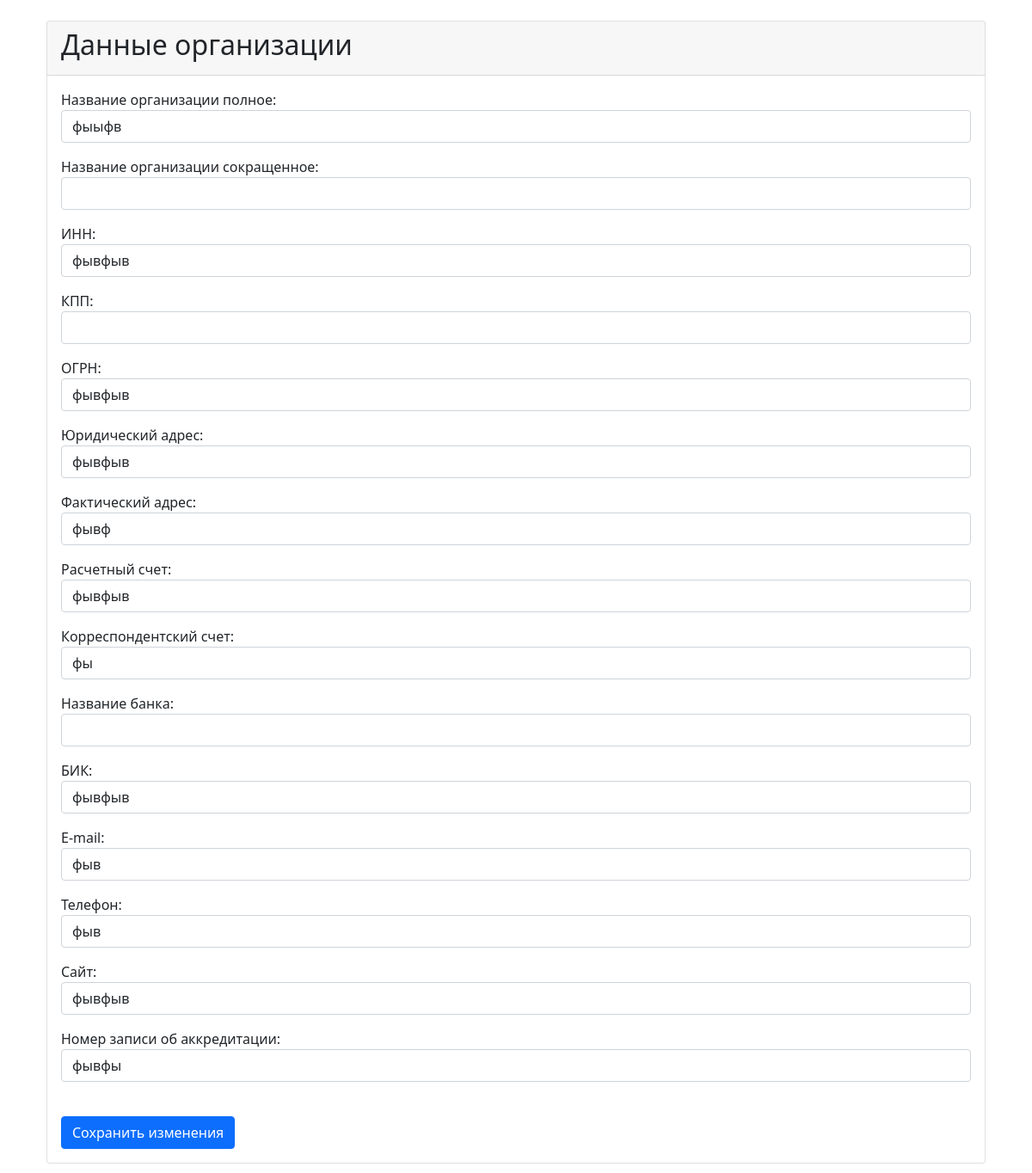
The app's page /organization/ with its own data.
### core/models/organization.py (models this page shows)
class Organization(models.Model):
    name = models.CharField("Название организации полное", max_length=255, blank=True, null=True)
    shortname = models.CharField("Название организации сокращенное", max_length=255, blank=True, null=True)
    inn = models.CharField("ИНН", max_length=12, blank=True, null=True)
    kpp = models.CharField("КПП", max_length=12, blank=True, null=True)
    ogrn = models.CharField("ОГРН", max_length=15, blank=True, null=True)
    legal_address = models.TextField("Юридический адрес", blank=True, null=True)
    actual_address = models.TextField("Фактический адрес", blank=True, null=True)
    checking_account = models.CharField("Расчетный счет", max_length=20, blank=True, null=True)
    correspondent_account = models.CharField("Корреспондентский счет", max_length=20, blank=True, null=True)
    namebank = models.TextField("Название банка", blank=True, null=True)
    bik = models.CharField("БИК", max_length=9, blank=True, null=True)
    email = models.CharField("E-mail", max_length=20, blank=True, null=True)
    phone = models.CharField("Телефон", max_length=20, blank=True, null=True)
    website = models.CharField("Сайт", max_length=20, blank=True, null=True)
    accreditation_number = models.CharField("Номер записи об аккредитации", max_length=100, blank=True, null=True)
    class Meta:
        verbose_name = "Организация"
        verbose_name_plural = "Организации"

### core/views/organization.py (the view)
# urls.py: path('organization/', organization.OrganizationUpdateView.as_view(), name='organization-detail'),
class OrganizationUpdateView(SuccessMessageMixin, UpdateView):
    model = Organization
    form_class = OrganizationForm
    template_name = 'organization/organization_form.html'
    success_url = reverse_lazy('organization-detail')
    success_message = "Данные организации успешно обновлены"
    def get_object(self):
        obj, created = Organization.objects.get_or_create(pk=1)
        return obj

### core/templates/organization/organization_form.html (shortened to what this page needs)
{% extends 'base.html' %}
{% load static %}
{% block content %}
<div class="container">
    <div class="card">
        <div class="card-header">
            <h2>Данные организации</h2>
        </div>
        <div class="card-body">
            <form method="post" novalidate>
                <div class="row">
                            {{ form.as_p }}
                </div>
                <div class="mt-4">
                    <button type="submit" class="btn btn-primary">Сохранить изменения</button>
                </div>
            </form>
        </div>
    </div>
</div>
{% endblock %}

### core/static/core/css/style.css (style rules this page uses)
.card { margin-bottom: 20px; }

### records on screen
Organization: name "фыыфв", inn "фывфыв", ogrn "фывфыв", legal_address "фывфыв", actual_address "фывф", checking_account "фывфыв", correspondent_account "фы", bik "фывфыв", email "фыв", phone "фыв", website "фывфыв", accreditation_number "фывфы"
